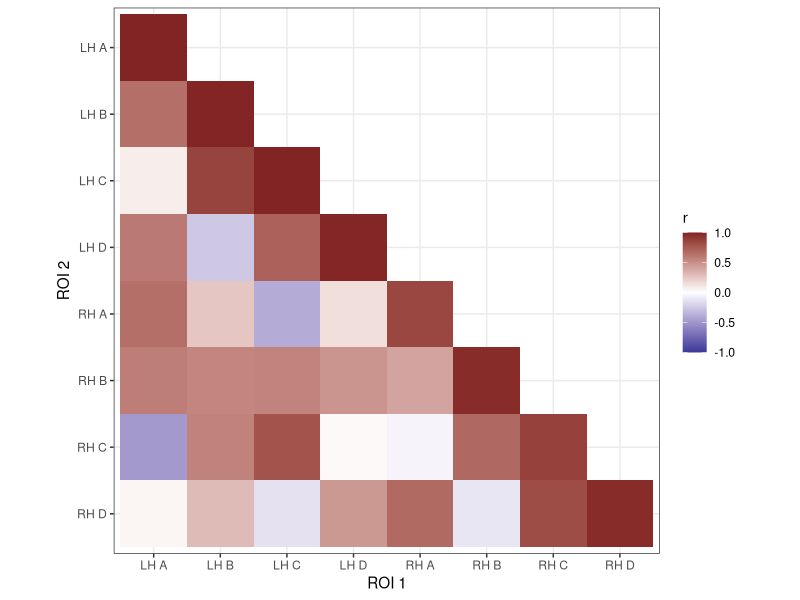

Recreate this plot in R.
library(tidyverse)
library(readxl)
library(scales)

setwd("H:/My Drive/Projects/hemisphere_fingerprinting/code")

fconn <- read_xlsx("fake_hemiconn.xlsx")

fconn2 <- fconn %>%
  pivot_longer(-ROI1, names_to = "ROI2", values_to = "r") %>%
  na.omit() %>%
  mutate(
    r = if_else(str_detect(ROI1, "LH") & str_detect(ROI2, "RH"), r - 0.5, r),
    r_noisy = jitter(r, amount = 0.2) %>%
      replace(., . > 1, 1),
    across(starts_with("ROI"), ~str_replace(.x, "_", " "))
  )

png("fake_conn_8x8.png", width = 4.5, height = 3.5, units = "in", res = 300)

ggplot(fconn2, aes(y = ROI1, x = ROI2, fill = r_noisy)) +
  geom_tile() +
  scale_y_discrete(limits = rev) +
  scale_fill_gradient2(limits = c(-1, 1), low = muted("blue"),
                       high = muted("red")) +
  coord_equal() +
  theme_bw() +
  labs(x = "ROI 1", y = "ROI 2", fill = "r")

dev.off()
